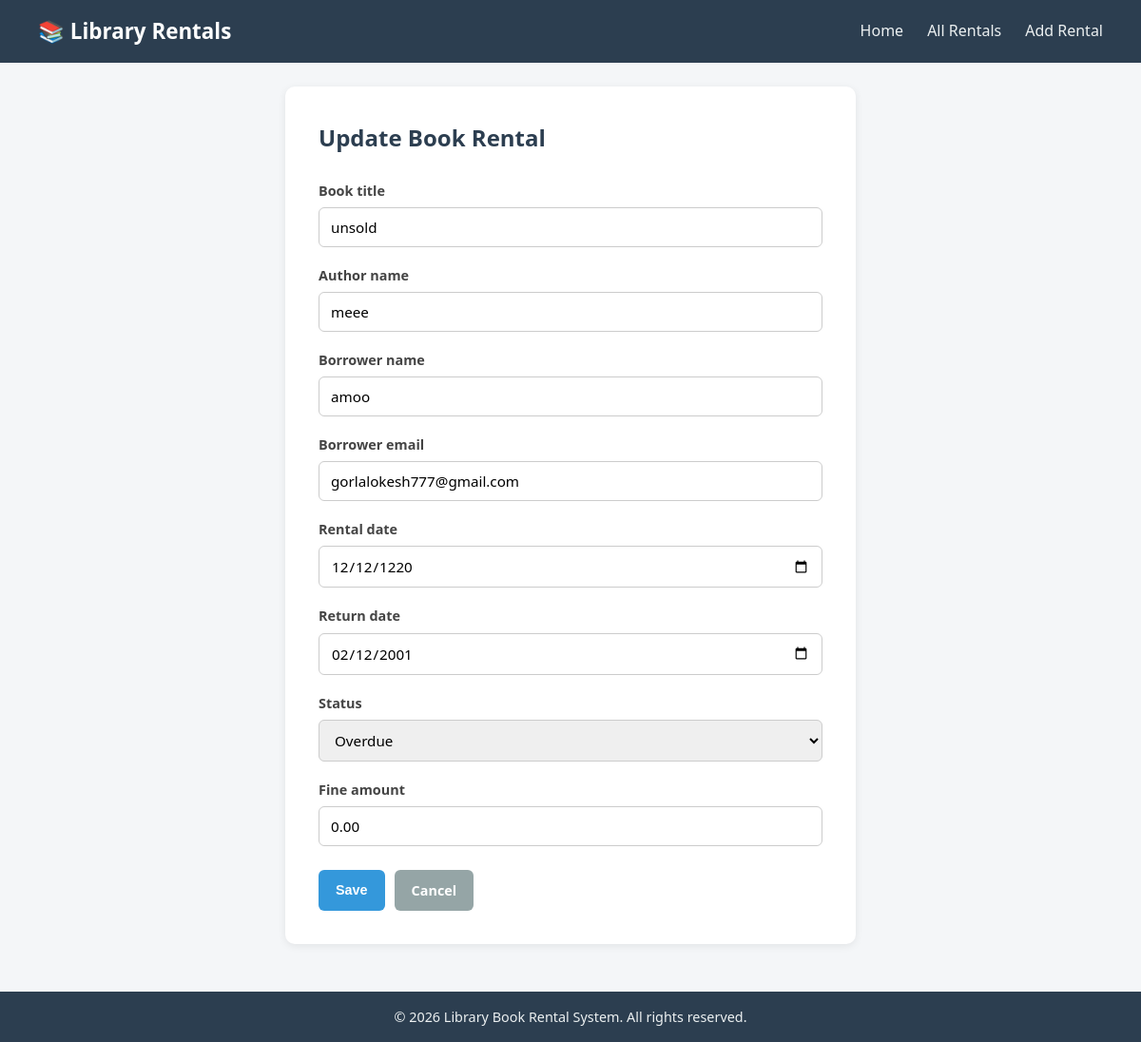
Page /rentals/2/edit/ on the committed database.
### rentals/models.py (models this page shows, shortened)
class BookRental(models.Model):
    STATUS_CHOICES = [
        ('Borrowed', 'Borrowed'),
        ('Returned', 'Returned'),
        ('Overdue', 'Overdue'),
        ('Lost', 'Lost'),
    ]
    book_title = models.CharField(max_length=200)
    author_name = models.CharField(max_length=150)
    borrower_name = models.CharField(max_length=150)
    borrower_email = models.EmailField()
    rental_date = models.DateField()
    return_date = models.DateField()
    status = models.CharField(max_length=20, choices=STATUS_CHOICES, default='Borrowed')
    fine_amount = models.DecimalField(max_digits=8, decimal_places=2, default=0.00)
    created_at = models.DateTimeField(auto_now_add=True)
    updated_at = models.DateTimeField(auto_now=True)
    class Meta:
        ordering = ['-created_at']

### rentals/views.py (the view, shortened to what this page needs)
# urls.py: path('rentals/<int:pk>/edit/', views.RentalUpdateView.as_view(), name='rental_edit'),
class RentalUpdateView(UpdateView):
    model = BookRental
    form_class = BookRentalForm
    template_name = 'rentals/rental_form.html'
    success_url = reverse_lazy('rental_list')
    def get_context_data(self, **kwargs):
        context = super().get_context_data(**kwargs)
        context['form_title'] = 'Update Book Rental'
        return context

### rentals/forms.py
class BookRentalForm(forms.ModelForm):
    class Meta:
        model = BookRental
        fields = [
            'book_title',
            'author_name',
            'borrower_name',
            'borrower_email',
            'rental_date',
            'return_date',
            'status',
            'fine_amount',
        ]
        widgets = {
            'book_title': forms.TextInput(attrs={'class': 'form-control', 'placeholder': 'Enter book title'}),
            'author_name': forms.TextInput(attrs={'class': 'form-control', 'placeholder': 'Enter author name'}),
            'borrower_name': forms.TextInput(attrs={'class': 'form-control', 'placeholder': 'Enter borrower name'}),
            'borrower_email': forms.EmailInput(attrs={'class': 'form-control', 'placeholder': 'borrower@example.com'}),
            'rental_date': forms.DateInput(attrs={'class': 'form-control', 'type': 'date'}),
            'return_date': forms.DateInput(attrs={'class': 'form-control', 'type': 'date'}),
            'status': forms.Select(attrs={'class': 'form-control'}),
            'fine_amount': forms.NumberInput(attrs={'class': 'form-control', 'step': '0.01'}),
        }

### templates/rentals/rental_form.html (shortened to what this page needs)
{% extends "base.html" %}
{% block content %}
<div class="form-wrapper">
    <h2>{{ form_title }}</h2>
    <form method="post" novalidate>
        {% for field in form %}
        <div class="form-group">
            <label for="{{ field.id_for_label }}">{{ field.label }}</label>
            {{ field }}
        </div>
        {% endfor %}
        <div class="form-actions">
            <button type="submit" class="btn btn-primary">Save</button>
            <a href="{% url 'rental_list' %}" class="btn btn-secondary">Cancel</a>
        </div>
    </form>
</div>
{% endblock %}

### static/css/style.css (style rules this page uses)
* { margin: 0; padding: 0; box-sizing: border-box; }
body { font-family: 'Segoe UI', Arial, sans-serif; background-color: #f4f6f8; color: #2d2d2d; line-height: 1.6; min-height: 100vh; display: flex; flex-direction: column; }
.btn { display: inline-block; padding: 10px 18px; border-radius: 6px; text-decoration: none; font-weight: 600; font-size: 0.9rem; border: none; cursor: pointer; transition: opacity 0.2s, transform 0.1s; }
.btn-primary { background-color: #3498db; color: #fff; }
.btn-secondary { background-color: #95a5a6; color: #fff; }
.form-wrapper { background: #fff; max-width: 600px; margin: 0 auto; padding: 35px; border-radius: 10px; box-shadow: 0 2px 8px rgba(0, 0, 0, 0.08); }
.form-wrapper h2 { margin-bottom: 25px; color: #2c3e50; }
.form-group { margin-bottom: 18px; }
.form-group label { display: block; margin-bottom: 6px; font-weight: 600; font-size: 0.9rem; color: #444; }
.form-control, .form-group input, .form-group select, .form-group textarea { width: 100%; padding: 10px 12px; border: 1px solid #ccc; border-radius: 6px; font-size: 0.95rem; font-family: inherit; }
.form-actions { display: flex; gap: 10px; margin-top: 25px; }

### rows in the picture
BookRental: form "unsold" "meee" "amoo" "gorlalokesh777@gmail.com" "12/12/1220" "02/12/2001" "Overdue" "0.00"

### other values in the picture
{{ field.label }} "Book title" "Author name" "Borrower name" "Borrower email" "Rental date" "Return date" "Status" "Fine amount"
